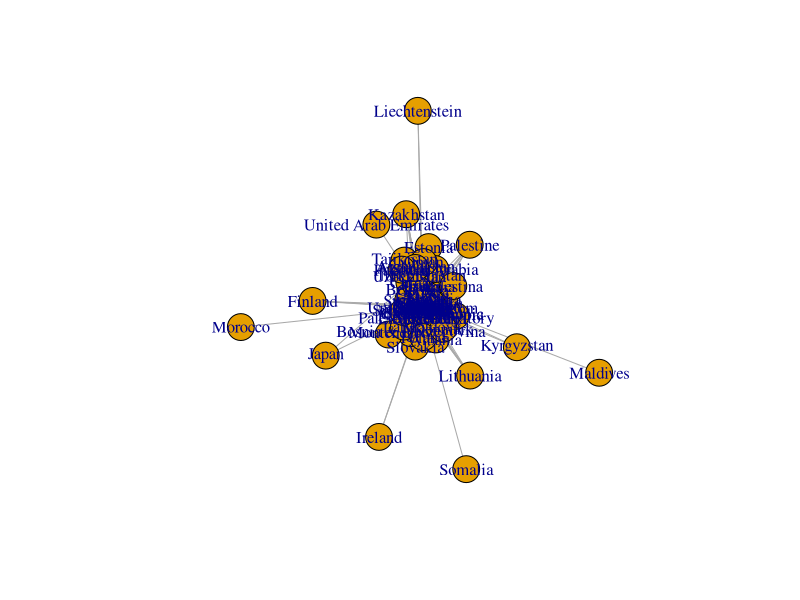
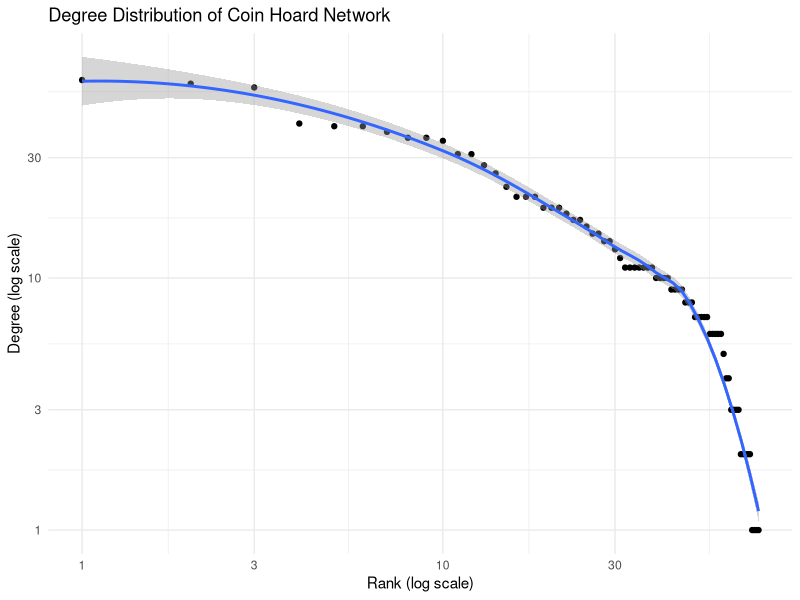
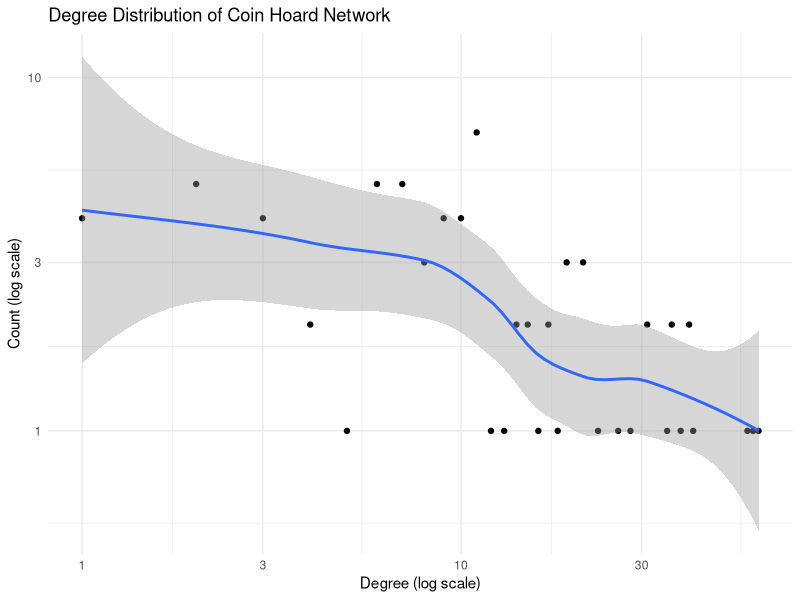

Reproduce these figures in R, in order.
all_links <- read.csv("data/all-links.csv", sep=";")
all_links <- all_links[!startsWith(all_links$hoard,"Unknown"),]
all_links <- all_links[!startsWith(all_links$mint,"Unknown"),]
all_links <- all_links[all_links$num_coins>=1,]
all_links$weight <- as.numeric(gsub(",", ".", all_links$num_coins))

library(igraph)

coin_hoard_graph <- graph_from_data_frame(all_links, directed=FALSE)
coin_hoard_graph <- simplify(coin_hoard_graph, edge.attr.comb=list(weight="sum", "ignore"))

plot(coin_hoard_graph)

coin_hoard_graph$degree <- degree(coin_hoard_graph)

library(ggplot2)

degree_data <- data.frame(names=names(coin_hoard_graph$degree), degree=unlist(coin_hoard_graph$degree))
degree_data <- degree_data[order(degree_data$degree, decreasing=TRUE),]
degree_data$rank <- 1:nrow(degree_data)

ggplot(degree_data, aes(x=rank, y=degree)) + geom_point() + geom_smooth() +
  scale_x_log10() + scale_y_log10() +
  theme_minimal() +
  labs(title = "Degree Distribution of Coin Hoard Network",
       x = "Rank (log scale)",
       y = "Degree (log scale)")

library(dplyr)
degree_data %>% group_by(degree) %>% summarise(count = n()) -> degree_distribution
ggplot(degree_distribution, aes(x=degree, y=count)) + geom_point() + geom_smooth() +
  scale_x_log10() + scale_y_log10() +
  theme_minimal() +
  labs(title = "Degree Distribution of Coin Hoard Network",
       x = "Degree (log scale)",
       y = "Count (log scale)")
